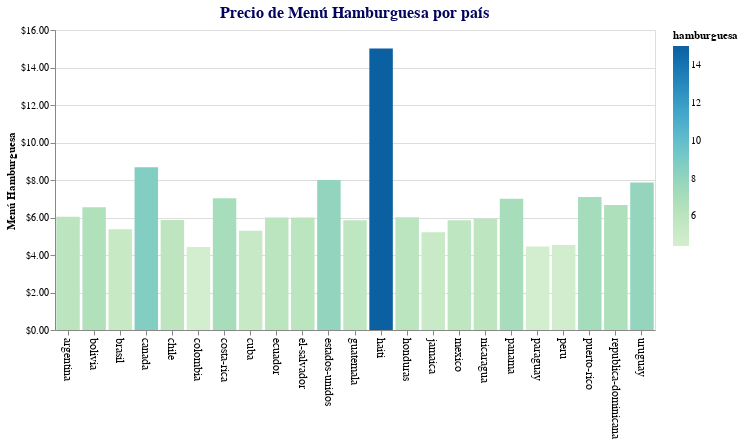

The code cell stored with this chart in its notebook:
### Code cell
# Gráfico Menú Hamburguesa
dato = 'hamburguesa:Q'
titulo = 'Menú Hamburguesa'

mostrar_producto_pais(dato, titulo)

### Figure 1 — Vega-Lite specification as saved in the notebook (floating-point values rounded to 4 significant figures)
{"config": {"view": {"continuousWidth": 400, "continuousHeight": 300, "strokeWidth": 1}, "title": {"anchor": "middle", "color": "#03045e", "fontSize": 16}}, "data": {"name": "data-8e14bd8ed1cb7116f05f723c50a5948c"}, "mark": "bar", "encoding": {"color": {"field": "hamburguesa", "scale": {"scheme": "greenblue"}, "type": "quantitative"}, "tooltip": [{"field": "pais", "title": "País", "type": "nominal"}, {"field": "hamburguesa", "format": "$,.2f", "title": "Menú Hamburguesa", "type": "quantitative"}], "x": {"axis": {"labelAngle": 90, "labelFontSize": 12}, "field": "pais", "title": "", "type": "nominal"}, "y": {"axis": {"format": "$,.2f", "grid": true, "labelFontSize": 10, "titleAnchor": "middle", "titleAngle": 270}, "field": "hamburguesa", "title": "Menú Hamburguesa", "type": "quantitative"}}, "title": "Precio de Menú Hamburguesa por país", "width": 600, "$schema": "https://vega.github.io/schema/vega-lite/v4.17.0.json", "datasets": {"data-8e14bd8ed1cb7116f05f723c50a5948c": [{"moneda": "ARS", "euro": 116.5, "dolar": 102.7, "salario": 402.2, "poblacion": 40120000.0, "capital": "Buenos Aires", "agua": 0.82, "refresco": 1.11, "cafe": 1.63, "cerveza imp": 1.95, "Cerveza nac": 1.5, "hamburguesa": 6.04, "carta": 29.21, "menu dia": 7.01, "url": "https://preciosmundi.com/argentina/", "pais": "argentina"}, {"moneda": "BOB", "euro": 7.793, "dolar": 6.871, "salario": 480.2, "poblacion": 10030000.0, "capital": "Sucre", "agua": 0.71, "refresco": 0.81, "cafe": 2.55, "cerveza imp": 2.91, "Cerveza nac": 2.08, "hamburguesa": 6.55, "carta": 20.23, "menu dia": 2.91, "url": "https://preciosmundi.com/bolivia/", "pais": "bolivia"}, {"moneda": "BRL", "euro": 6.318, "dolar": 5.572, "salario": 359.0, "poblacion": 201000000.0, "capital": "Brasilia", "agua": 0.54, "refresco": 0.88, "cafe": 1.29, "cerveza imp": 2.67, "Cerveza nac": 1.44, "hamburguesa": 5.37, "carta": 21.36, "menu dia": 4.47, "url": "https://preciosmundi.com/brasil/", "pais": "brasil"}, {"moneda": "CAD", "euro": 1.437, "dolar": 1.267, "salario": 2763.0, "poblacion": 35160000.0, "capital": "Ottawa", "agua": 1.45, "refresco": 1.8, "cafe": 3.47, "cerveza imp": 5.92, "Cerveza nac": 4.74, "hamburguesa": 8.68, "carta": 59.2, "menu dia": 14.21, "url": "https://preciosmundi.com/canada/", "pais": "canada"}, {"moneda": "CLP", "euro": 966.2, "dolar": 852.0, "salario": 569.7, "poblacion": 16630000.0, "capital": "Santiago", "agua": 0.99, "refresco": 1.17, "cafe": 2.35, "cerveza imp": 3.52, "Cerveza nac": 2.93, "hamburguesa": 5.87, "carta": 43.43, "menu dia": 7.04, "url": "https://preciosmundi.com/chile/", "pais": "chile"}, {"moneda": "COP", "euro": 4610.0, "dolar": 4065.0, "salario": 304.0, "poblacion": 47390000.0, "capital": "Bogotá", "agua": 0.52, "refresco": 0.66, "cafe": 1.08, "cerveza imp": 1.72, "Cerveza nac": 0.91, "hamburguesa": 4.43, "carta": 17.22, "menu dia": 2.95, "url": "https://preciosmundi.com/colombia/", "pais": "colombia"}, {"moneda": "CRC", "euro": 725.5, "dolar": 639.7, "salario": 758.0, "poblacion": 4652000.0, "capital": "San José", "agua": 1.36, "refresco": 1.53, "cafe": 2.5, "cerveza imp": 3.91, "Cerveza nac": 2.34, "hamburguesa": 7.03, "carta": 39.08, "menu dia": 7.03, "url": "https://preciosmundi.com/costa-rica/", "pais": "costa-rica"}, {"moneda": "CUC", "euro": 1.134, "dolar": 1.0, "salario": 31.2, "poblacion": 11240000.0, "capital": "La Habana", "agua": 1.34, "refresco": 2.32, "cafe": 1.46, "cerveza imp": 2.49, "Cerveza nac": 2.0, "hamburguesa": 5.3, "carta": 27.5, "menu dia": 7.0, "url": "https://preciosmundi.com/cuba/", "pais": "cuba"}, {"moneda": "USD", "euro": 1.134, "dolar": 1.0, "salario": 470.0, "poblacion": 15760000.0, "capital": "Quito", "agua": 0.58, "refresco": 0.77, "cafe": 2.32, "cerveza imp": 3.8, "Cerveza nac": 2.0, "hamburguesa": 6.0, "carta": 30.0, "menu dia": 3.0, "url": "https://preciosmundi.com/ecuador/", "pais": "ecuador"}, {"moneda": "USD", "euro": 1.134, "dolar": 1.0, "salario": 370.0, "poblacion": 6328000.0, "capital": "San Salvador", "agua": 0.69, "refresco": 0.67, "cafe": 2.68, "cerveza imp": 3.0, "Cerveza nac": 1.5, "hamburguesa": 6.0, "carta": 30.0, "menu dia": 7.0, "url": "https://preciosmundi.com/el-salvador/", "pais": "el-salvador"}, {"moneda": "USD", "euro": 1.134, "dolar": 1.0, "salario": 3600.0, "poblacion": 316000000.0, "capital": "Washington D. C.", "agua": 1.56, "refresco": 1.95, "cafe": 4.4, "cerveza imp": 6.0, "Cerveza nac": 5.0, "hamburguesa": 8.0, "carta": 60.0, "menu dia": 15.0, "url": "https://preciosmundi.com/estados-unidos/", "pais": "estados-unidos"}, {"moneda": "GTQ", "euro": 8.722, "dolar": 7.691, "salario": 468.1, "poblacion": 15770000.0, "capital": "Ciudad de Guatemala", "agua": 0.68, "refresco": 0.95, "cafe": 2.24, "cerveza imp": 2.6, "Cerveza nac": 1.95, "hamburguesa": 5.85, "carta": 32.51, "menu dia": 5.2, "url": "https://preciosmundi.com/guatemala/", "pais": "guatemala"}, {"moneda": "HTG", "euro": 113.3, "dolar": 99.93, "salario": 783.5, "poblacion": 9800000.0, "capital": "Puerto Príncipe", "agua": 2.4, "refresco": 1.61, "cafe": 3.8, "cerveza imp": 5.5, "Cerveza nac": 4.0, "hamburguesa": 15.01, "carta": 65.05, "menu dia": 15.01, "url": "https://preciosmundi.com/haiti/", "pais": "haiti"}, {"moneda": "HNL", "euro": 27.72, "dolar": 24.44, "salario": 499.2, "poblacion": 8555000.0, "capital": "Tegucigalpa", "agua": 0.72, "refresco": 0.9, "cafe": 1.66, "cerveza imp": 2.95, "Cerveza nac": 1.82, "hamburguesa": 6.01, "carta": 24.96, "menu dia": 4.99, "url": "https://preciosmundi.com/honduras/", "pais": "honduras"}, {"moneda": "JMD", "euro": 174.0, "dolar": 153.4, "salario": 606.8, "poblacion": 2736000.0, "capital": "Kingston", "agua": 0.69, "refresco": 0.89, "cafe": 2.54, "cerveza imp": 2.61, "Cerveza nac": 1.96, "hamburguesa": 5.21, "carta": 42.37, "menu dia": 4.56, "url": "https://preciosmundi.com/jamaica/", "pais": "jamaica"}, {"moneda": "MXN", "euro": 23.24, "dolar": 20.5, "salario": 556.2, "poblacion": 112300000.0, "capital": "Ciudad de México", "agua": 0.63, "refresco": 0.85, "cafe": 2.26, "cerveza imp": 2.93, "Cerveza nac": 1.46, "hamburguesa": 5.86, "carta": 29.28, "menu dia": 5.86, "url": "https://preciosmundi.com/mexico/", "pais": "mexico"}, {"moneda": "NIO", "euro": 40.01, "dolar": 35.28, "salario": 263.6, "poblacion": 6071000.0, "capital": "Managua", "agua": 0.78, "refresco": 0.83, "cafe": 2.13, "cerveza imp": 2.49, "Cerveza nac": 1.21, "hamburguesa": 5.95, "carta": 26.07, "menu dia": 4.0, "url": "https://preciosmundi.com/nicaragua/", "pais": "nicaragua"}, {"moneda": "USD", "euro": 1.134, "dolar": 1.0, "salario": 740.0, "poblacion": 3406000.0, "capital": "Panamá", "agua": 1.12, "refresco": 1.43, "cafe": 2.95, "cerveza imp": 3.0, "Cerveza nac": 2.0, "hamburguesa": 7.0, "carta": 45.0, "menu dia": 7.0, "url": "https://preciosmundi.com/panama/", "pais": "panama"}, {"moneda": "PYG", "euro": 7776.0, "dolar": 6856.0, "salario": 325.6, "poblacion": 6673000.0, "capital": "Asunción", "agua": 0.48, "refresco": 0.86, "cafe": 1.76, "cerveza imp": 1.75, "Cerveza nac": 1.46, "hamburguesa": 4.45, "carta": 21.88, "menu dia": 4.38, "url": "https://preciosmundi.com/paraguay/", "pais": "paraguay"}, {"moneda": "PEN", "euro": 4.51, "dolar": 3.977, "salario": 377.2, "poblacion": 30480000.0, "capital": "Lima", "agua": 0.44, "refresco": 0.62, "cafe": 2.14, "cerveza imp": 3.02, "Cerveza nac": 1.79, "hamburguesa": 4.53, "carta": 17.6, "menu dia": 2.51, "url": "https://preciosmundi.com/peru/", "pais": "peru"}, {"moneda": "USD", "euro": 1.134, "dolar": 1.0, "salario": 1900.0, "poblacion": 3707000.0, "capital": "San Juan", "agua": 1.12, "refresco": 1.22, "cafe": 2.79, "cerveza imp": 3.0, "Cerveza nac": 2.0, "hamburguesa": 7.1, "carta": 58.0, "menu dia": 12.0, "url": "https://preciosmundi.com/puerto-rico/", "pais": "puerto-rico"}, {"moneda": "DOP", "euro": 64.65, "dolar": 57.01, "salario": 338.5, "poblacion": 10090000.0, "capital": "Santo Domingo", "agua": 0.63, "refresco": 0.88, "cafe": 1.79, "cerveza imp": 4.39, "Cerveza nac": 2.46, "hamburguesa": 6.67, "carta": 35.08, "menu dia": 5.26, "url": "https://preciosmundi.com/republica-dominicana/", "pais": "republica-dominicana"}, {"moneda": "UYU", "euro": 50.42, "dolar": 44.46, "salario": 607.2, "poblacion": 3286000.0, "capital": "Montevideo", "agua": 1.26, "refresco": 1.66, "cafe": 2.9, "cerveza imp": 3.35, "Cerveza nac": 3.35, "hamburguesa": 7.87, "carta": 40.48, "menu dia": 10.57, "url": "https://preciosmundi.com/uruguay/", "pais": "uruguay"}]}}
